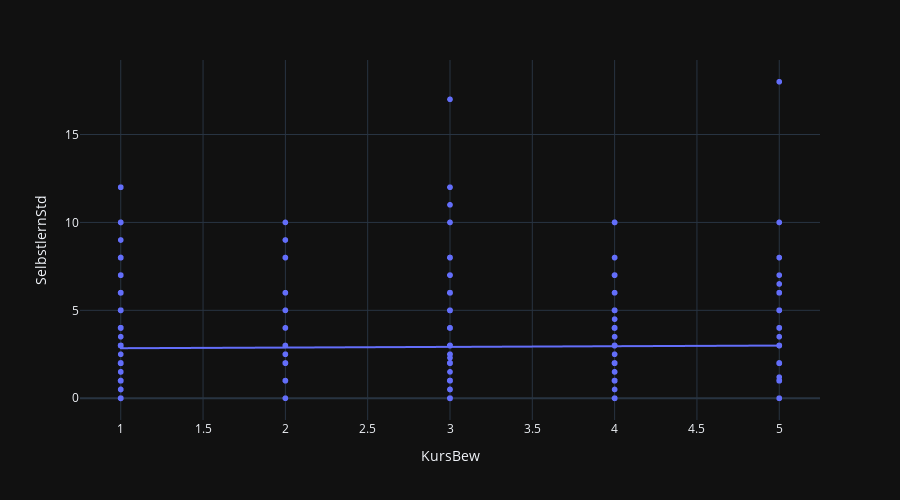

Notebook cell for this chart:
### Code cell
fig = px.scatter(df, x='KursBew', y='SelbstlernStd', height=500, trendline="ols")
fig.show()

### Figure 1 — Plotly figure (JSON) as saved in the notebook; plotly's stock layout.template omitted (floating-point values rounded to 4 significant figures; data arrays with more than 128 entries replaced by an {"elided": "..."} marker saying what was removed)
{"data": [{"hovertemplate": "KursBew=%{x}<br>SelbstlernStd=%{y}<extra></extra>", "legendgroup": "", "marker": {"color": "#636efa", "symbol": "circle"}, "mode": "markers", "name": "", "showlegend": false, "x": {"elided": "1145 float values"}, "xaxis": "x", "y": {"elided": "1145 float values"}, "yaxis": "y", "type": "scattergl"}, {"hovertemplate": "<b>OLS trendline</b><br>SelbstlernStd = 0.0378234 * KursBew + 2.80739<br>R<sup>2</sup>=0.000588<br><br>KursBew=%{x}<br>SelbstlernStd=%{y} <b>(trend)</b><extra></extra>", "legendgroup": "", "marker": {"color": "#636efa", "symbol": "circle"}, "mode": "lines", "name": "", "showlegend": false, "x": {"elided": "1145 float values"}, "xaxis": "x", "y": {"elided": "1145 float values"}, "yaxis": "y", "type": "scattergl"}], "layout": {"xaxis": {"anchor": "y", "domain": [0.0, 1.0], "title": {"text": "KursBew"}}, "yaxis": {"anchor": "x", "domain": [0.0, 1.0], "title": {"text": "SelbstlernStd"}}, "legend": {"tracegroupgap": 0}, "margin": {"t": 60}, "height": 500}}
